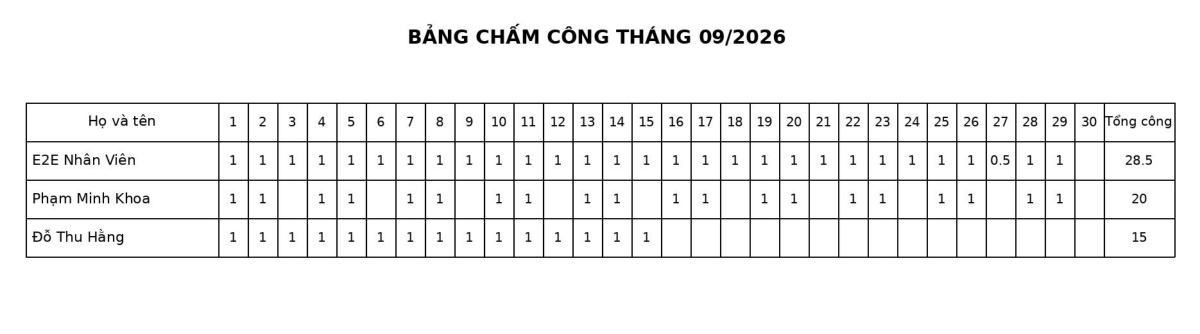
#> input picture LuongHAK_Offline/tests/fixtures/ocr/bang-cham-cong-mau-pdfjs.png, 2400 x 667 px (shown at 1/2 size)
$ python -i geometry.py   (imports and definitions only)
#> lines starting #> are read from the running program, lines starting #| are printed output that depends on the picture; after the words box and inside, x2 and y2 are one past the last pixel; in counts of white or black regions, pixels touching at a corner belong together
#> further down, picture is the input picture: PIL image 2400x667 L; min 0, max 255, mean 242
"""Conservative planar perspective rectification with reversible viewing transform.
A curved page is NOT a planar quadrilateral; do not claim curved-dewarping here.
"""
from __future__ import annotations
import math
import cv2
import numpy as np
from PIL import Image


def order_quad(pts: np.ndarray) -> np.ndarray:
    points=np.asarray(pts,dtype='float32').reshape(4,2)
    center=points.mean(axis=0)
    angles=np.arctan2(points[:,1]-center[1],points[:,0]-center[0])
    points=points[np.argsort(angles)]
    top=int(np.argmin(points.sum(axis=1)))
    return np.roll(points,-top,axis=0)  # TL,TR,BR,BL


def detect_page_corners(image: Image.Image) -> list[list[float]] | None:
    rgb=np.asarray(image.convert('RGB'))
    h,w=rgb.shape[:2]
#> h = 667; w = 2400
    if min(w,h)<160:return None
    factor=min(1.0,1250/max(w,h))
#> factor = 0.521
    small=cv2.resize(rgb,None,fx=factor,fy=factor,interpolation=cv2.INTER_AREA)
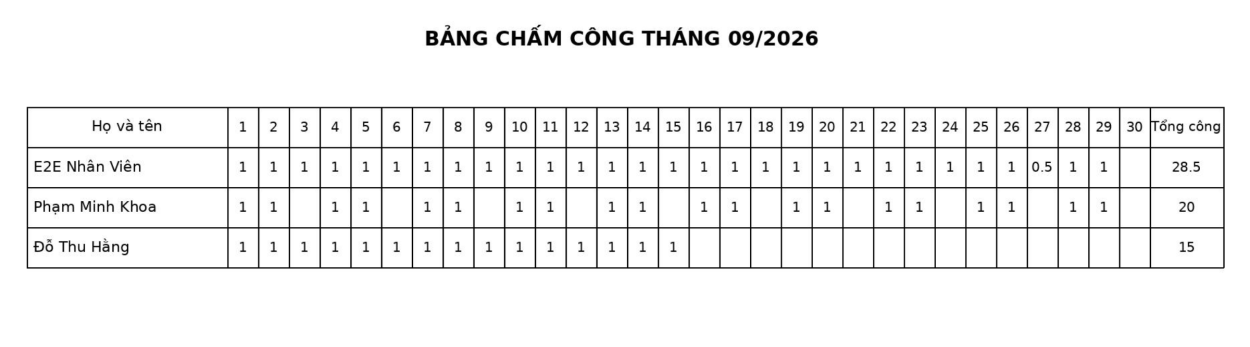
#> small: shape (347, 1250, 3); min 0, max 255, mean 242
    gray=cv2.cvtColor(small,cv2.COLOR_RGB2GRAY)
    gray=cv2.GaussianBlur(gray,(5,5),0)
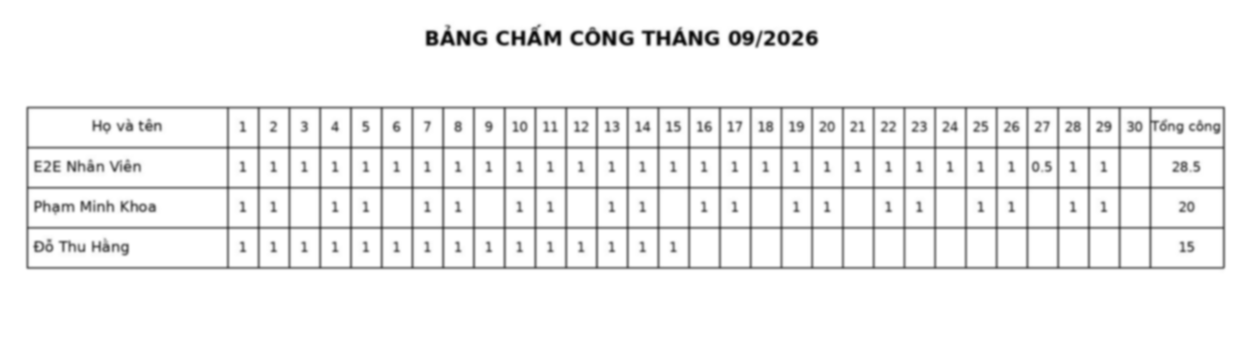
#> gray: shape (347, 1250); min 5, max 255, mean 242
    edge=cv2.Canny(gray,45,135)
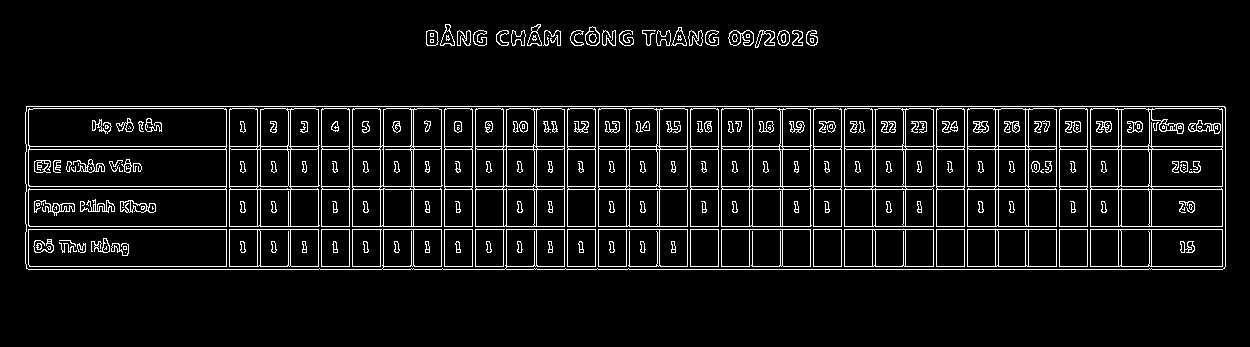
#> edge: shape (347, 1250); 6.9% white in thin lines or dots, all inside (x1, y1, x2, y2) = (25, 24, 1226, 270)
    contours,_=cv2.findContours(edge,cv2.RETR_LIST,cv2.CHAIN_APPROX_SIMPLE)
#> contours = 708 contours, 198 with area under 20; largest, box (x1, y1, x2, y2) and area: (25, 106, 1226, 270) 195546, (25, 106, 1226, 270) 191252, (28, 108, 227, 227) 22762, (1090, 108, 1223, 227) 15344, (475, 108, 565, 227) 10374
    total=small.shape[0]*small.shape[1]
#> total = 433750
    candidates=[]
    for c in sorted(contours,key=cv2.contourArea,reverse=True)[:24]:
        a=cv2.contourArea(c)
        if not 0.25*total<a<0.97*total:continue
        per=cv2.arcLength(c,True)
        poly=cv2.approxPolyDP(c,0.022*per,True)
        if len(poly)!=4 or not cv2.isContourConvex(poly):continue
        pts=order_quad(poly.reshape(4,2).astype('float32'))
        lengths=[np.linalg.norm(pts[(i+1)%4]-pts[i]) for i in range(4)]
        if min(lengths)<50:continue
        candidates.append((a,pts))
#> this loop made 24 passes
#> a on passes 3 to 14: 22762.5, 15344.5, 10373.5, 10321, 10296, 10294, 10293.5, 10217, 9244.5, 7513.5, 7324.5, 7322.5
#> (a, per, poly, center in order_quad, angles in order_quad, top in order_quad, pts, lengths) on pass 1: (195546, 2735.7, [[25, 112], [28, 269], [1225, 266], [1224, 106]], [625.5, 188.2], [-3.02, 3.01, 0.129, -0.137], 0, [[25, 112], [1224, 106], [1225, 266], [28, 269]], [1199, 160, 1197, 157])
#> after the loop, candidates = [(195546, [[25, 112], [1224, 106], [1225, 266], [28, 269]]), (191252, [[25, 112], [1223, 106], [1225, 266], [28, 269]])]
    if not candidates:return None
    pts=max(candidates,key=lambda x:x[0])[1] / factor
#> pts = [[48, 215], [2350.1, 203.5], [2352, 510.7], [53.76, 516.5]]
    # If already nearly exactly the full image, there is no benefit.
    corners_ref=np.array([[0,0],[w,0],[w,h],[0,h]],dtype=float)
    err=float(np.mean(np.linalg.norm(pts-corners_ref,axis=1))/max(w,h))
#> err = 0.0785
    if err<0.015:return None
    return pts.tolist()


def warp_page(image: Image.Image, corners: list[list[float]] | None = None, *,
              auto: bool = False,max_pixels:int=25_000_000) -> tuple[Image.Image,dict]:
    src=image.convert('RGB')
    w,h=src.size
    detected = detect_page_corners(src) if auto and corners is None else None
    pts=order_quad(corners) if corners is not None else (order_quad(detected) if detected is not None else None)
    if pts is None:return src,{'method':'none','original_size':[w,h],'output_size':[w,h]}
    if not np.isfinite(pts).all() or (pts<0).any() or (pts[:,0]>w).any() or (pts[:,1]>h).any():
        raise ValueError('Tọa độ góc trang nằm ngoài ảnh')
    sizes=[np.linalg.norm(pts[(i+1)%4]-pts[i]) for i in range(4)]
    out_w=max(1,int(max(sizes[0],sizes[2])));out_h=max(1,int(max(sizes[1],sizes[3])))
    if out_w<70 or out_h<70:raise ValueError('Vùng trang quá nhỏ')
    factor=min(1.0,math.sqrt(max_pixels/(out_w*out_h)))
    out_w=int(out_w*factor);out_h=int(out_h*factor)
    target=np.array([[0,0],[out_w-1,0],[out_w-1,out_h-1],[0,out_h-1]],dtype='float32')
    matrix=cv2.getPerspectiveTransform(pts.astype('float32'),target)
    result=cv2.warpPerspective(np.asarray(src),matrix,(out_w,out_h),
                               flags=cv2.INTER_CUBIC,borderMode=cv2.BORDER_CONSTANT,borderValue=(255,255,255))
    return Image.fromarray(result),{'method':'perspective-quad','original_size':[w,h],
                                     'output_size':[out_w,out_h],
                                     'corners':pts.tolist()}


def reapply_geometry(image: Image.Image, info: dict) -> Image.Image:
    if not info or info.get('method')!='perspective-quad':return image
    original_w,original_h=info['original_size']
    ratio_x=image.width/original_w; ratio_y=image.height/original_h
    corners=[[p[0]*ratio_x,p[1]*ratio_y] for p in info['corners']]
    return warp_page(image,corners=corners)[0]

>>> from PIL import Image
>>> picture = Image.open('../../../LuongHAK_Offline/tests/fixtures/ocr/bang-cham-cong-mau-pdfjs.png')
>>> result = detect_page_corners(picture)
#> result has the same summary as pts in detect_page_corners
